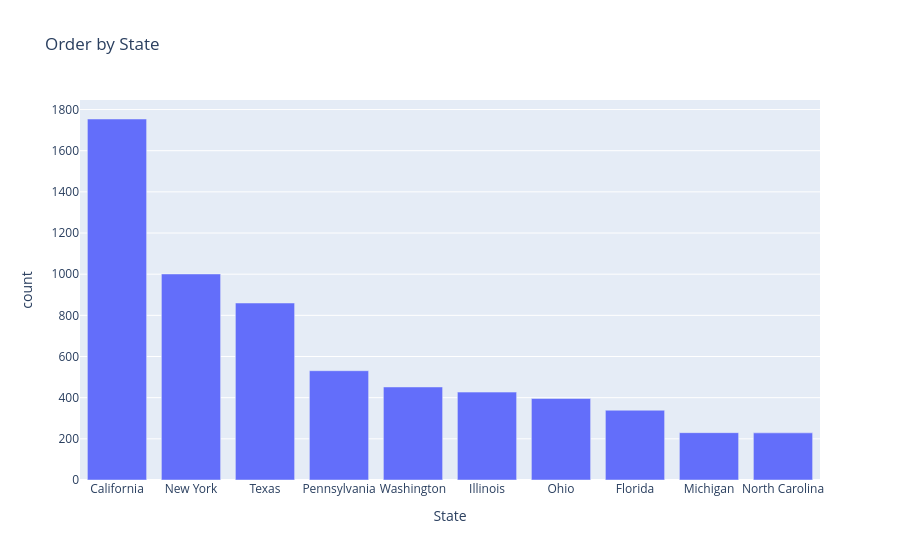

Notebook code for this chart:
### Code cell
px.bar(top_state,x = "State", y = "count", title="Order by State")

### Figure 1 — Plotly figure (JSON) as saved in the notebook; plotly's stock layout.template omitted (floating-point values rounded to 4 significant figures)
{"data": [{"hovertemplate": "State=%{x}<br>count=%{y}<extra></extra>", "legendgroup": "", "marker": {"color": "#636efa", "pattern": {"shape": ""}}, "name": "", "orientation": "v", "showlegend": false, "textposition": "auto", "type": "bar", "x": ["California", "New York", "Texas", "Pennsylvania", "Washington", "Illinois", "Ohio", "Florida", "Michigan", "North Carolina"], "xaxis": "x", "y": [1754, 1001, 860, 531, 452, 427, 396, 339, 230, 229], "yaxis": "y"}], "layout": {"barmode": "relative", "legend": {"tracegroupgap": 0}, "title": {"text": "Order by State"}, "xaxis": {"anchor": "y", "domain": [0, 1], "title": {"text": "State"}}, "yaxis": {"anchor": "x", "domain": [0, 1], "title": {"text": "count"}}}}
